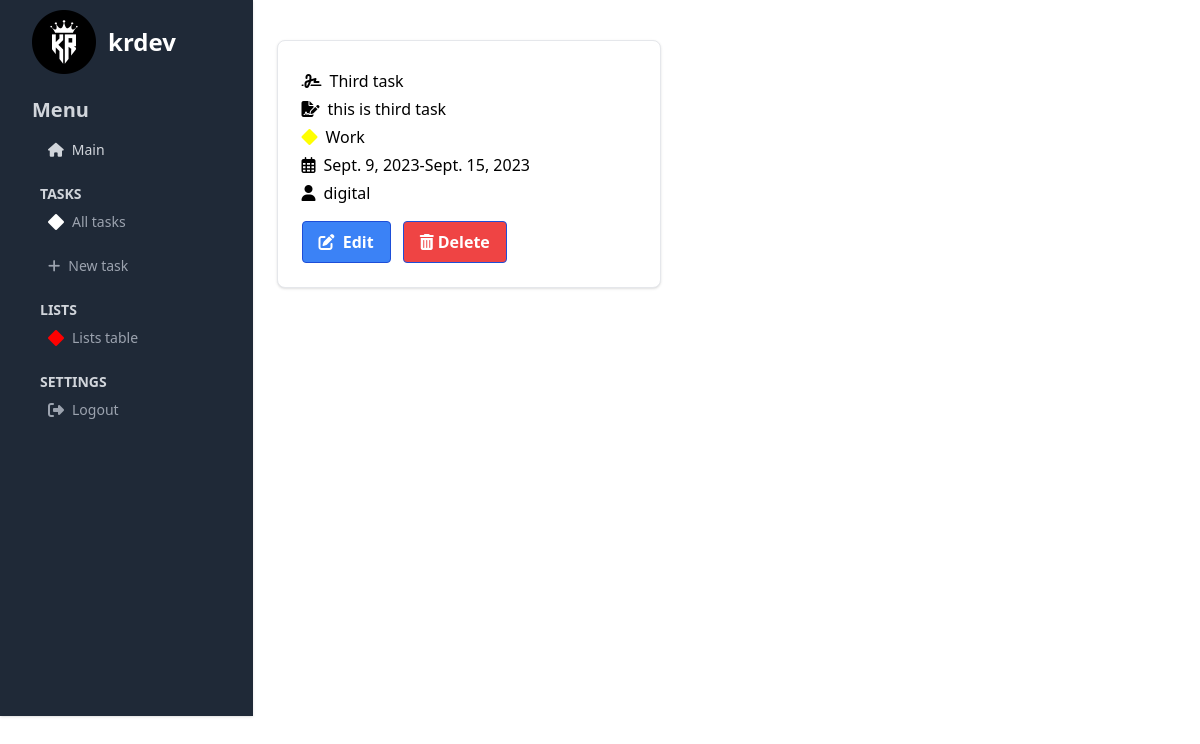
The page /task/21/ (signed in) on the database its author committed.
### task/models.py (models this page shows, shortened)
class Task(models.Model):
    name = models.CharField(max_length=250)
    body = models.TextField()
    list = models.ForeignKey(List, related_name='tasks', on_delete=models.CASCADE)
    start_time = models.DateField()
    end_time = models.DateField()
    is_complete = models.BooleanField(default=False)
    author = models.ForeignKey(User, related_name='author', on_delete=models.CASCADE)

class List(models.Model):
    name = models.CharField(max_length=250)
    color = models.CharField(max_length=30)
    class Meta:
        verbose_name_plural = 'Lists'

### task/views.py (the view)
# urls.py: path('<int:pk>/', views.detail, name='detail'),
@login_required
def detail(request, pk):
    task = get_object_or_404(Task, pk=pk)
    is_author = request.user == task.author
    list_id = request.GET.get('list', 0)
    lists = List.objects.all()
    return render(request, 'task/detail.html', {
        'task': task,
        'is_author': is_author,
        'list_id': int(list_id),
        'lists': lists
    })

### task/templates/task/detail.html (shortened to what this page needs)
{% extends 'core/base.html' %}
{% block content %}
<div class="block max-w-sm p-6 bg-white border border-gray-200 rounded-lg shadow hover:bg-gray-100 dark:bg-gray-800 dark:border-gray-700 dark:hover:bg-gray-700">
    <div><i class="fa-solid fa-signature me-2 mt-2"></i>{{task.name}}</div>
    <div><i class="fa-solid fa-file-signature me-2 mt-2"></i>{{task.body}}</div>
    <div><i class="fa-solid fa-diamond me-2 mt-2" style="color:{{task.list.color}};"></i>{{task.list.name}}</div>
    <div><i class="fa-regular fa-calendar-days me-2 mt-2"></i>{{task.start_time}}-{{task.end_time}}</div>
    <div><i class="fa-solid fa-user me-2 mt-2"></i>{{task.author}}</div>
    <div class="mt-4">
        <a href="{% url 'task:edit' task.id %}" class="bg-blue-500 hover:bg-blue-700 text-white font-bold py-2 px-4 inline-flex items-center border border-blue-700 rounded">
            <span> <i class="fa-solid fa-pen-to-square me-1"></i> Edit</span>
        </a>
        <a href="{% url 'task:delete' task.id %}" class="ms-2 bg-red-500 hover:bg-red-700 text-white font-bold py-2 px-4 inline-flex items-center border border-blue-700 rounded">
            <span><i class="fa-solid fa-trash-can me-1"></i>Delete</span>
        </a>
    </div>
</div>
{% endblock %}

### core/templates/core/base.html (shortened to what this page needs)
{%load static%}
<!doctype html>
<html lang="en">
<head>
    <script src="https://cdn.tailwindcss.com"></script>
    <link rel="stylesheet" href="https://cdnjs.cloudflare.com/ajax/libs/font-awesome/6.2.0/css/all.min.css"
/>
</head>
<body>
<div class="w-full h-full">
    <dh-component>
        <div class="flex flex-no-wrap">
            <div style="min-height: 716px"
                 class="w-64 absolute sm:relative bg-gray-800 shadow md:h-full flex-col justify-between hidden sm:flex">
                <div class="px-8">
                    <div class="h-16 w-full flex items-center">
                        <a class="flex items-center mt-5">
                            <img src="{% static 'images/out.png' %}" class="h-16 mr-3" alt="My Logo"/>
                            <span class="self-center text-2xl font-semibold whitespace-nowrap text-white">{{user.username}}</span>
                        </a>
                    </div>
                    <h1 class="text-gray-300 text-xl mt-8" style="font-weight:bold">Menu</h1>
                    <li class="flex w-full justify-between text-gray-300 cursor-pointer items-center mb-6 ms-4 mt-4">
                        <a href="{%url 'core:index' %}"
                           class="flex items-center focus:outline-none focus:ring-2 focus:ring-white">
                            <span class="text-sm"><i class="fa-solid fa-house me-2"></i>Main</span>
                        </a>
                    </li>
                    <ul class="mt-4">
                        <h1 class="text-gray-300 text-sm mb-2 ms-2" style="font-weight:bold">TASKS</h1>
                        <li class="ms-4 flex w-full justify-between text-gray-400 hover:text-gray-300 cursor-pointer items-center mb-6">
                            <a href="{% url 'task:tasks'%}"
                               class="flex items-center focus:outline-none focus:ring-2 focus:ring-white">
                                <i class="fa-solid fa-diamond me-2" style="color:white;"></i>
                                <span class="text-sm">All tasks</span>
                            </a>
                        </li>
                        <li class="flex w-full justify-between text-gray-400 hover:text-gray-300 cursor-pointer items-center mb-6 ms-4">
                            <a href="{% url 'task:new_task' %}"
                               class="flex items-center focus:outline-none focus:ring-2 focus:ring-white">
                                <span class="text-sm"><i class="fa-solid fa-plus me-2"></i>New task</span>
                            </a>
                        </li>
                        <div class="ms-2 text-gray-300 text-sm mb-2" style="font-weight:bold">LISTS</div>
                        <li class="ms-4 flex w-full justify-between text-gray-400 hover:text-gray-300 cursor-pointer items-center mb-6">
                            <a href="{% url 'task:lists' %}"
                               class="flex items-center focus:outline-none focus:ring-2 focus:ring-white">
                                <i class="fa-solid fa-diamond me-2" style="color:red;"></i>
                                <span class="text-sm">Lists table</span>
                            </a>
                        </li>
                        <div class="ms-2 text-gray-300 text-sm mb-2" style="font-weight:bold">SETTINGS</div>
                        <li class="ms-4 flex w-full justify-between text-gray-400 hover:text-gray-300 cursor-pointer items-center mb-6">
                            <a href="{% url 'core:logout'%}"
                               class="flex items-center focus:outline-none focus:ring-2 focus:ring-white">
                                <i class="fa-solid fa-right-from-bracket me-2"></i>
                                <span class="text-sm">Logout</span>
                            </a>
                        </li>
                    </ul>
                </div>
            </div>
            <div class="container mx-auto py-10 h-64 md:w-4/5 w-11/12 px-6">
                <div class="w-full h-full">
                    {%block content%}
                    {%endblock%}
                </div>
            </div>
        </div>
    </dh-component>
</div>
</body>
</html>

### rows shown on the page
Task: name "Third task", body "this is third task", list.name "Work", start_time "Sept. 9, 2023", end_time "Sept. 15, 2023", author "digital"

### other values the page prints
{{ user.username }} "krdev"
